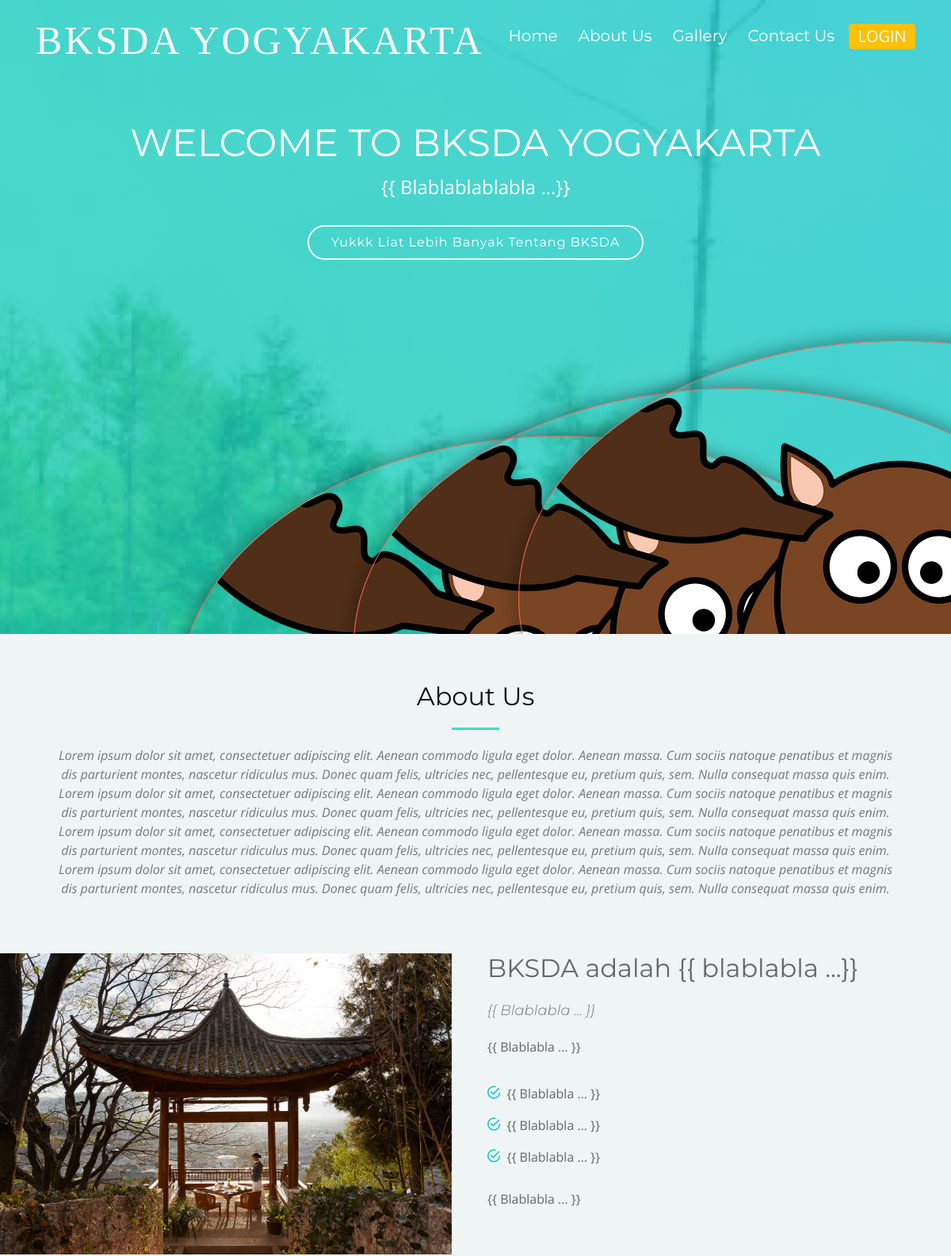
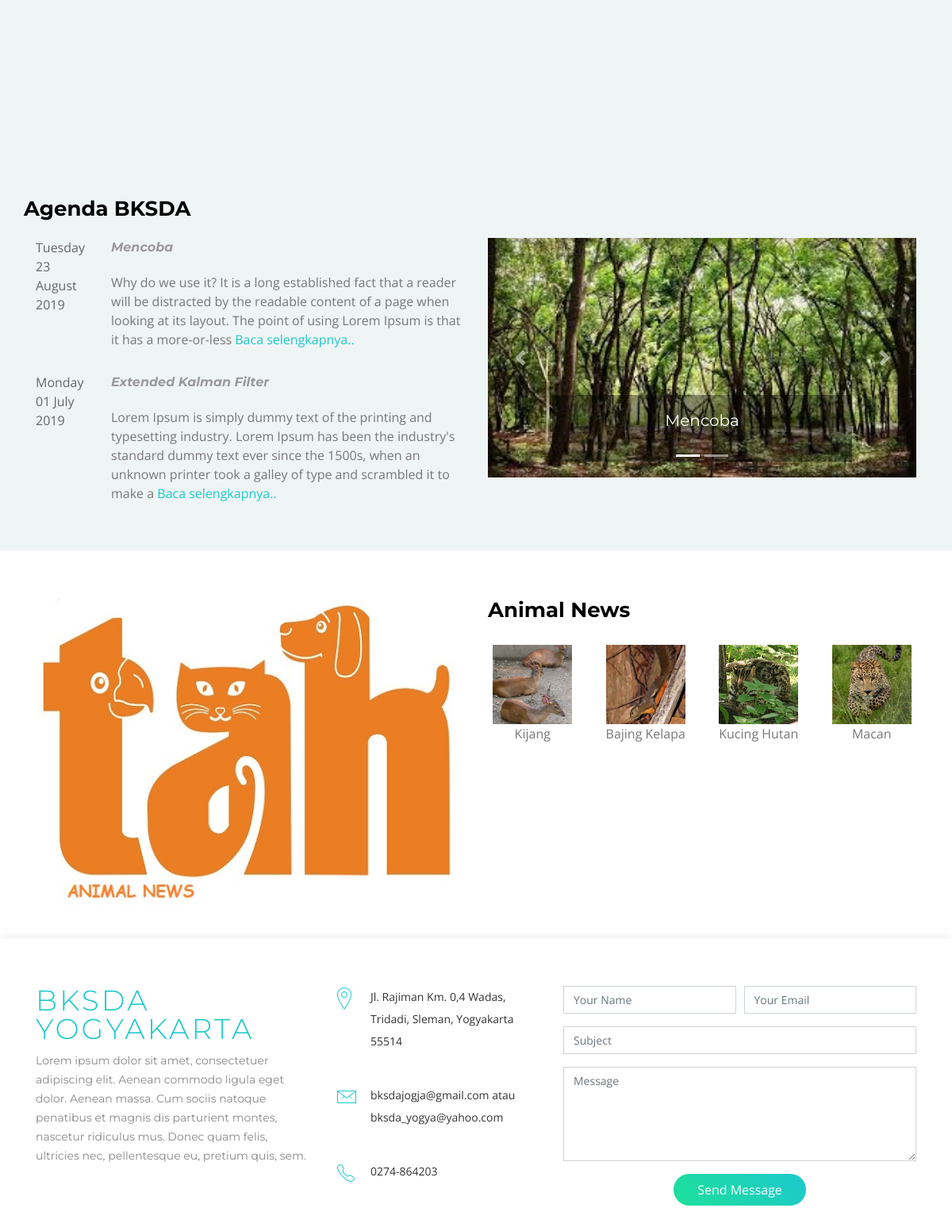
/pengunjung, run on the app's committed database (2 pictures, top to bottom).
### tables this page shows
CREATE TABLE `agenda` (
  `id` int(11) NOT NULL,
  `judul` varchar(255) NOT NULL,
  `waktu` date NOT NULL,
  `deskripsi` text NOT NULL,
  `gambar` varchar(255) DEFAULT NULL
);

CREATE TABLE `fauna` (
  `id` int(11) NOT NULL,
  `nama_fauna` varchar(50) NOT NULL,
  `spesies` varchar(50) NOT NULL,
  `deskripsi` varchar(1000) NOT NULL,
  `status` enum('Sudah Dilepas ke Habitat Aslinya','Masih Dalam Penangkaran','','') NOT NULL,
  `status_konservasi_nasional` enum('dilindungi','tidak dilindungi') NOT NULL,
  `status_konservasi_internasional` enum('dilindungi','tidak dilindungi') NOT NULL,
  `family` varchar(50) NOT NULL,
  `kehidupan_sosial` varchar(50) NOT NULL,
  `id_kategori` int(11) NOT NULL,
  `gambar` varchar(255) DEFAULT NULL
);

### pengunjung/index.php (called while the page is built, shortened)
<?php
require 'konfigurasi/DB.php';
require 'section/layout.php';

### pengunjung/konfigurasi/DB.php (called while the page is built, shortened)
<?php
class DB{
    private $connection = null;
    public function __construct()
    {
        $servername = "localhost";
        $username = "root";
        $password = "";
        $database = "bksdayogyakarta2";
        $con = new mysqli($servername, $username, $password, $database);
        $this->connection = $con;
    }
    public function select($sql){
        $result = $this->connection->query($sql);
        $data = [];
        while ($row = $result->fetch_object()){
            $data[] = $row;
        }
        return $data;
    }
}
$DATABASE = new DB();

### pengunjung/section/fauna_news.php (the view, shortened to what this page needs)
<?php
    $data = $DATABASE->select('SELECT * FROM fauna limit 12');
?>
<div class="features-row" id="news">
    <div class="container">
        <div class="row">
            <div class="col-12">
                <div class="row">
                    <div class="col-md-6 col-12">
                        <img class="img-fluid" src="img/advanced-feature-2.jpg" alt="">
                    </div>
                    <div class="col-md-6 col-12">
                        <div class="">
                            <h2>Animal News</h2>
                            <div class="row">
                                <?php
                                foreach ($data as $animal){
                                    $gambar = $animal->gambar?$animal->gambar:'/pengunjung/img/unknown.jpg';
                                    ?>
                                    <div class="col-md-3 col-3 text-center p-2" onclick="faunaOverview(<?=$animal->id;?>)">
                                        <img width="100" height="100" src="<?=$gambar;?>" style="object-fit: cover;">
                                        <p><?= $animal->nama_fauna;?></p>
                                    </div>
                                    <?php
                                };
                                ?>
                            </div>
                        </div>
                    </div>
                </div>
            </div>
        </div>
    </div>
</div>

### pengunjung/section/agenda.php (shortened to what this page needs)
<?php
    $data = $DATABASE->select('SELECT * FROM agenda order by waktu desc limit 5');
?>
<div class="features-row section-bg" id="agenda">
    <div class="container">
        <div class="row">
            <div class="col-12">
                <div class="row">
                    <h2>Agenda BKSDA</h2>
                </div>
                <div class="row">
                    <div class="col-6">
                        <div class="accordion md-accordion" id="accordionEx" role="tablist" aria-multiselectable="true">
                            <?php
                                foreach ($data as $card){
                                    $time = strtotime($card->waktu);
                                    $day = date('d',$time);
                                    $numericDay = $day;
                                    $weekday = date('l',strtotime("Sunday +{$numericDay} days"));
                                    $month = date('F',$time);
                                    $year = date('Y',$time);
                                    $deskripsi = explode(' ',$card->deskripsi);
                                    $deskripsi = array_slice($deskripsi,0,40);
                                    $deskripsi = implode(' ',$deskripsi);
                                    echo "<div class='row'>
                                           <div class='col-2'><time datetime=\"$card->waktu\" class=\"date-as-calendar position-em size1x\">
                                            <span class=\"weekday\">$weekday</span>
                                            <span class=\"day\">$day</span>
                                            <span class=\"month\">$month</span>
                                            <span class=\"year\">$year</span>
                                            </time></div>
                                           <div class='col-10'>
                                                <h3 class='font-weight-bold'>$card->judul</h3>
                                                <p>$deskripsi <a href='/pengunjung/agenda.php?id=$card->id'>Baca selengkapnya..</a></p>
                                           </div>
                                        </div>";
                                }
                            ?>
                        </div>
                    </div>
                    <div class="col-6">
                        <div id="carouselExampleCaptions" class="carousel slide" data-ride="carousel">
                            <ol class="carousel-indicators">
                                <?php
                                    $i=0;
                                    foreach ($data as $c){
                                        if(!$i){
                                            echo "<li data-target=\"#carouselExampleCaptions\" data-slide-to=\"$i\" class=\"active\"></li>";
                                        }else{
                                            echo "<li data-target=\"#carouselExampleCaptions\" data-slide-to=\"$i\"></li>";
                                        }
                                        $i++;
                                    }
                                ?>
                            </ol>
                            <div class="carousel-inner">
                                <?php
                                $i=0;
                                foreach ($data as $c){
                                    if(!$i){
                                        echo "<div class=\"carousel-item active\">
                                    <img src=\"$c->gambar\" class=\"d-block w-100\" alt=\"...\">
                                    <div class=\"carousel-caption d-none d-md-block\" style='background: rgba(0,0,0,0.4)!important'>
                                        <h5>$c->judul</h5>
                                    </div>
                                </div>";
                                    }
                                    $i++;
                                }
                                ?>
                            </div>
                            <a class="carousel-control-prev" href="#carouselExampleCaptions" role="button" data-slide="prev">
                                <span class="carousel-control-prev-icon" aria-hidden="true"></span>
                            </a>
                            <a class="carousel-control-next" href="#carouselExampleCaptions" role="button" data-slide="next">
                                <span class="carousel-control-next-icon" aria-hidden="true"></span>
                            </a>
                        </div>
                    </div>
                </div>
            </div>
        </div>
    </div>
</div>

### pengunjung/css/style.css (style rules this page uses)
body { background: #fff; color: #666666; font-family: "Open Sans", sans-serif; overflow-x: hidden; }
a { color: #1dc8cd; transition: 0.5s; }
p { padding: 0; margin: 0 0 30px 0; }
h1, h2, h3, h4, h5, h6 { font-family: "Montserrat", sans-serif; font-weight: 400; margin: 0 0 20px 0; padding: 0; }
.section-bg { background: #eff5f5; }
#advanced-features .features-row { padding: 60px 0 30px 0; }
#advanced-features h2 { font-size: 26px; font-weight: 700; color: #000; }
#advanced-features h3 { font-size: 16px; line-height: 24px; font-weight: 400; font-style: italic; color: #999; }
#advanced-features p { line-height: 24px; color: #777; margin-bottom: 30px; }

### data on the page
agenda: waktu "Tuesday", waktu "23", waktu "August", waktu "2019", judul "Mencoba", deskripsi "Why do we use it? It is a long established fact that a reader will be distracted by the readable content of a page when looking at its layout. The point of using Lorem Ipsum is that it has a more-or-less", gambar (picture)
agenda: waktu "Monday", waktu "01", waktu "July", waktu "2019", judul "Extended Kalman Filter", deskripsi "Lorem Ipsum is simply dummy text of the printing and typesetting industry. Lorem Ipsum has been the industry's standard dummy text ever since the 1500s, when an unknown printer took a galley of type and scrambled it to make a"
fauna: gambar (picture), nama_fauna "Kijang"
fauna: gambar (picture), nama_fauna "Bajing Kelapa"
fauna: gambar (picture), nama_fauna "Kucing Hutan"
fauna: gambar (picture), nama_fauna "Macan"
